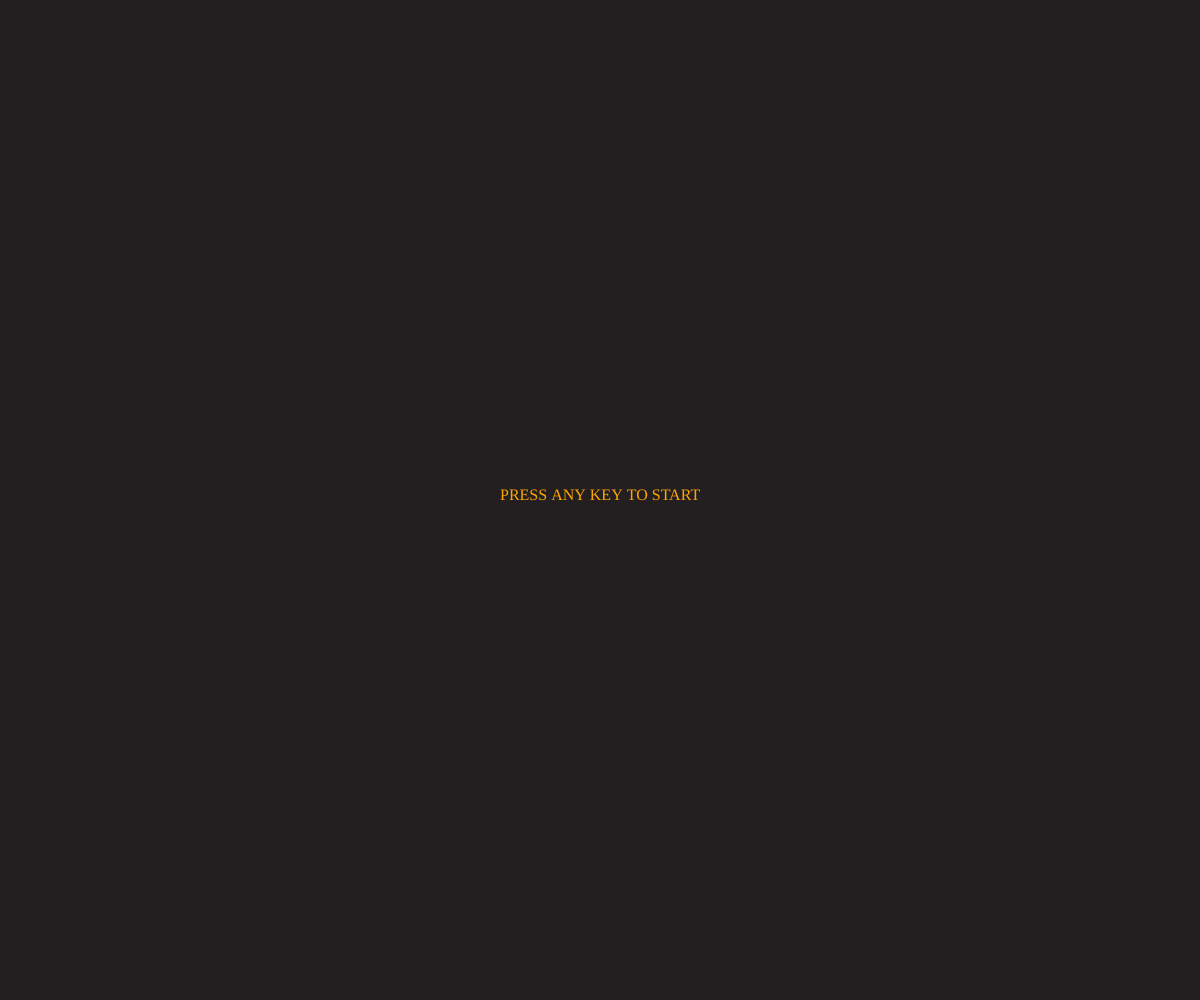
Frame 1 (no input)
Frame 60 (no input): identical to frame 1, image omitted
Frame 120 (the mouse pressed at the canvas centre since frame 60): identical to frame 1, image omitted

The p5.js sketch that drew this single still picture (run headless with seeded random() and noise() and a simulated clock; from frame 60 on, the mouse is pressed at the canvas centre):

// p5.js sketch
// ── sketch.js
// Position (center point), speed and diameter of ball
let ball_x, ball_y, ball_dx, ball_dy, ball_diameter;


let score = 0; // Score of the Game
let lives = 2; // Lives of the Player
const speed = 3; //Speed of the Ball
let isGameStarted=false; //To check wether Player started the game of not (By pressing any key)

// Position, width and height of the Paddle 
let paddle_x, paddle_y, paddle_height,paddle_width, paddle_dx;

// Gap between Boxes 
let gap_x, gap_y;

// Array of Boxes
let box_arr = [];

//To check boxes are plotted on the screen
//And after losing life, box will not be recreated 
let alreadyCreated = false;


function setup() {
  createCanvas(windowWidth, windowHeight);

  
  // Speed of the ball
  ball_dx = speed;
  ball_dy = speed;
  
  //Initializing position, height, width and speed of the paddle
  paddle_width = 100;
  paddle_height = 15;
  paddle_dx = 5;
  paddle_x = (width/2) - (paddle_width/2);
  paddle_y = height - paddle_height - 10;
  
  // Initializing position(center point) and diameter of the ball
  ball_diameter=20;
  ball_x = width/2;
  ball_y = paddle_y-ball_diameter/2;
  
  // Width and Height of the Boxes
  box_width = 70;
  box_height= 25;

  // Initializing Gap
  gap_x=20;
  gap_y=20;
  
  var temp = 50;
  if(!alreadyCreated){
    for(var i=gap_y+10;i + box_height < height/2 ;i+=(box_height + gap_y)){
      for(var j=gap_x; j + box_width < width ; j+=(temp)){
        temp=box_width + gap_x;
        let temp_box={
        width : box_width,
        height : box_height,
        x : j,
        y : i,
        vis:true,
        colorR:getRndInteger(0,255),
        colorG:getRndInteger(0,255),
        colorB:getRndInteger(0,255)
        };
        box_arr.push(temp_box);
        gap_x=getRndInteger(20 ,60);
        box_width= getRndInteger(50 ,120);
      }
    }
    alreadyCreated=true;
  }

}

function draw() {
  background("#231F20");
    textFont('Georgia');
    textSize(16);
  if(!isGameStarted){
    fill("orange");
    text("PRESS ANY KEY TO START",width/2-100,height/2);
    if(keyIsPressed){
      isGameStarted=true;
    }else{
      return;
    }
  }
  
  
  //movement of ball
  ball_x += ball_dx;
  ball_y += ball_dy;
  
  //Drawing the ball and filling the color
  fill("red");
  circle(ball_x, ball_y, ball_diameter);
  
  
  //Drawing the paddle and filling the color
  fill("#C0C0C0");
  rect(paddle_x, paddle_y, paddle_width, paddle_height,10);
  
  for(let i=0; i<box_arr.length;i++){
    //Checking boxes are visible or not and checking ball touches
    // the box, if touches then turn off then visiblity 
    if(box_arr[i].vis && isBallTouched(box_arr[i],ball_x,ball_y,ball_diameter/2)){
      score++;
      box_arr[i].vis=false;
    }
    if(box_arr[i].vis){
      
      //Drawing the boxes and filling the random colors 
      fill(box_arr[i].colorR,box_arr[i].colorG,box_arr[i].colorB)
      rect(box_arr[i].x, box_arr[i].y, box_arr[i].width, box_arr[i].height,8);
    }
  }
  
  
  //movement of paddle using arrow key
  if(keyIsDown(RIGHT_ARROW)){
    if(paddle_x + paddle_width < width){
      paddle_x += paddle_dx;
    }
  }
  
  if(keyIsDown(LEFT_ARROW)){
    if(paddle_x > 0){
      paddle_x -= paddle_dx;
    } 
  }
  
  // Checking ball touches the paddle and doing action according to it
  isBallTouched({x:paddle_x,y:paddle_y,width:paddle_width,height:paddle_height},ball_x,ball_y,ball_diameter/2);

  
  //ball touching left or right side of the area
  if(ball_x + ball_diameter/2 > width || ball_x - ball_diameter/2 < 0) {
    ball_dx = -(ball_dx);
  }
  
  //ball touching up side of the area
  if(ball_y - ball_diameter/2 < 0){
    ball_dy = -(ball_dy);
  }
  
  //ball touching bottom side of the area
  if(ball_y + ball_diameter/2 > height) {
    //Stopping everything 
    ball_dy = 0;
    ball_dx = 0;
    paddle_dx = 0;
    
    //Decreasing the life
    if(lives>0){
      lives--;
      setup();
    }else{
      fill("orange");
      text("GAME OVER", width/2-40, height/2)
    }
  }
  
  //Checking wether all boxes are popped, if popped then stop the game
  var checkComplete = true;
  for(let i=0; i<box_arr.length;i++){
    if(box_arr[i].vis != false){
      checkComplete=false;
      break;
    }
  }
  
  //printing the text after Completing the game
  if(checkComplete){
    fill("orange");
    text("LEVEL COMPLETED", width/2-60, height/2);
    ball_dy = 0;
    ball_dx = 0;
  }

  //printing the live score and lives
  fill("#C0C0C0");
  let textScore = "Score: " + score;
  let textlives = "Lives: " + lives;
  text(textScore, width - 100 , 20);
  text(textlives, 50, 20);
}

//It function for checking ball touching boxes
function isBallTouched(box ,x , y , rad){
  if(isCornerTouched(box, x , y, rad)){ //Checking ball touching the corner of the box
    return true;
  }else if(isSideTouched(box, x, y, rad)){ //Checking ball touching the side of the box
    return true;    
  }
  return false;
}

function isCornerTouched(box,x,y,rad){
  if(checkInCircle(box.x,box.y,x,y,rad*rad)){ //Checking ball touching the left upper corner of the box
    ball_dx=-(speed);
    ball_dy=-(speed);
    return true;
  }else if(checkInCircle(box.x+box.width,box.y,x,y,rad*rad)){ //Checking ball touching the right upper corner of the box
    ball_dx=speed;
    ball_dy=-(speed);
    return true;
  }else if(checkInCircle(box.x, box.y+box.height ,x,y,rad*rad)){ //Checking ball touching the left bottom corner of the box
    ball_dx=-(speed);
    ball_dy=speed;
    return true;
  }else if(checkInCircle(box.x + box.width , box.y+box.height ,x,y,rad*rad)){ //Checking ball touching the right bottom corner of the box
    ball_dx=speed;
    ball_dy=speed;
    return true;
  }
  return false;
}

function checkInCircle(bx, by, cx, cy, radSqr){ //this function is for checking ball touching the corner by comparing radius of the ball and distance between ball's center and the corner of the box
  if(radSqr >= ((bx-cx)*(bx-cx) + (by-cy)*(by-cy)) ){
    return true;
  }
  return false;
}

function isSideTouched(box, x, y, rad){ 
  if(checkTouch(box,x+rad,y)){ //Checking ball touching the left side of the box
    ball_dx=-(speed);
    return true;
  }else if(checkTouch(box,x-rad,y)){ //Checking ball touching the right side of the box
    ball_dx=speed;
    return true;     
  }else if(checkTouch(box,x,y+rad)){ //Checking ball touching the upper side of the box
    ball_dy=-(speed)
    return true;       
  }else if(checkTouch(box,x,y-rad)){ //Checking ball touching the bottom side of the box
    ball_dy=speed;
    return true;
  }
  return false;
}

function checkTouch(box,x,y){
  if((x >=box.x) && (x <= box.x+box.width) && ( y >= box.y) && (y <= box.y+box.height) ){ //This function checks the any point is inside of the box
    return true;
  }
  return false;
} 

function getRndInteger(min, max) { //To get random number between min and max
  return Math.floor(Math.random() * (max - min + 1) ) + min;
}
